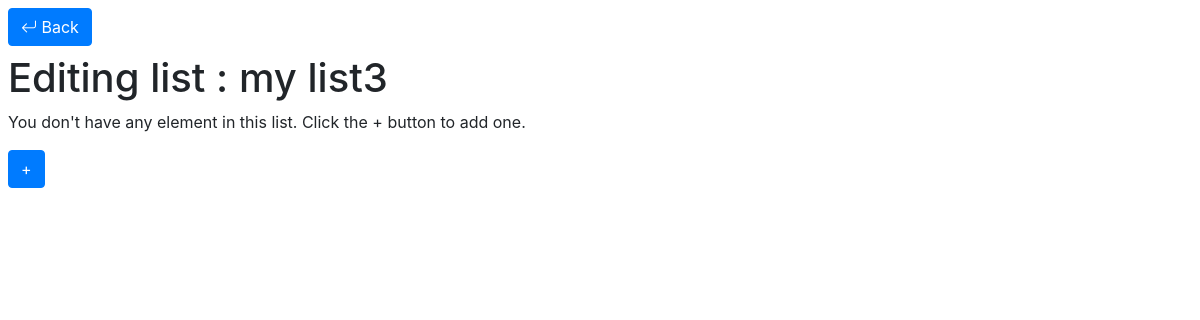
/lists/my-list3/, run on an earlier commit of the app's database.
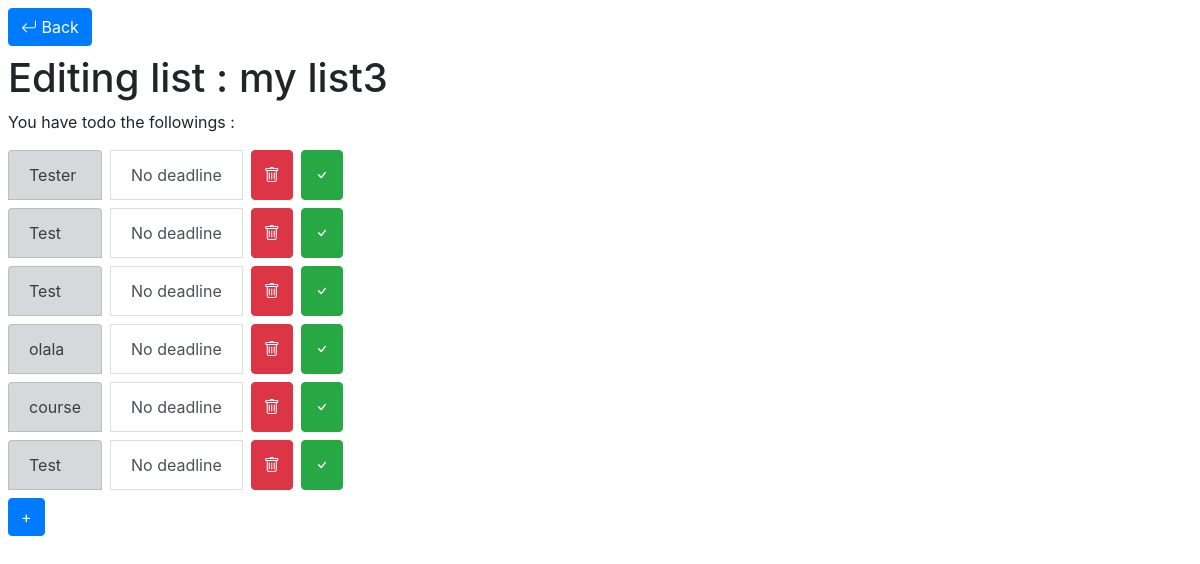
And on a later commit of the database.
### todolist/models.py (models this page shows, shortened)
class TodoList(models.Model):
    title = models.CharField(max_length=225, blank=False, unique=True)
    description = models.TextField(blank=True, null=True)
    author = models.EmailField(blank=True, null=True)
    slug = models.SlugField(blank=True, null=True)

class ListElements(models.Model):
    element = models.CharField(blank=False, max_length=500)
    deadLine = models.DateField(blank=True, null=True)
    reminder = models.BooleanField(default=False)
    mark_as_done = models.BooleanField(default=False)
    listId = models.ForeignKey('TodoList', on_delete=models.CASCADE)
    def __str__(self):
        return self.element

### todolist/views.py (the view)
# urls.py: path('lists/<str:slug>/', list_edit, name="todolist-list-edit")
def list_edit(request, slug):
    todolist = TodoList.objects.get(slug=slug)
    list_elements = ListElements.objects.filter(listId=todolist.pk)
    if request.method == "POST" and 'remove_item' in request.POST:
        item_id = request.POST.get('remove_item')
        my_item_to_remove = ListElements.objects.get(id=item_id)
        my_item_to_remove.delete()
        return HttpResponseRedirect(request.path)
    if request.method == "POST" and 'item_done' in request.POST:
        item_id = request.POST.get('item_done')
        my_item_to_mark_as_done = ListElements.objects.get(id=item_id)
        my_item_to_mark_as_done.mark_as_done = not my_item_to_mark_as_done.mark_as_done
        my_item_to_mark_as_done.save()
        return HttpResponseRedirect(request.path)
    if request.method == "POST" and 'add_element' in request.POST:
        form = AddElementToList(request.POST)
        print("request.POST:", request.POST)
        if form.is_valid():
            date = form.cleaned_data.get('deadLine')
            print(date)
            form.save()
        return HttpResponseRedirect(request.path)
    else:
        form = AddElementToList()
        form.fields['listId'].initial = todolist.pk
    return render(request, "todolist/list_edit.html", {"todolist": todolist, "list_elements": list_elements, "form": form})

### todolist/templates/todolist/list_edit.html (shortened to what this page needs)
{% extends 'todolist/base.html' %}
{% block body %}
{% load crispy_forms_tags %}
    <a class="bi bi-arrow-return-left btn btn-primary ml-2 mt-2 mb-2" href="{% url 'todolist-lists' %}">  Back</a>
    <h1 class="h1 ml-sm-2">Editing list : {{ todolist.title }}</h1>
    {% if list_elements %}
        <p class="ml-sm-2"> You have todo the followings :</p>
        <form method="post">
            <div class="d-inline-flex">
                <div class="row">
                    <div class="col">
                        <div class="list-group">
                            {% for element in list_elements %}
                            <div class="d-inline-flex mr-2 text-nowrap">
                                <a href="#" class="list-group-item list-group-item-action {% if element.mark_as_done %} list-group-item-danger {% else %} list-group-item-secondary {% endif %} mb-2 ml-sm-2">{{ element }}</a>
                                {% if element.deadLine %} <a href="#" class="list-group-item list-group-item-action ml-2 mb-2 font-weight-bold">{{ element.deadLine }}</a> {% else %} <a href="#" class="list-group-item list-group-item-action ml-2 mb-2"> No deadline </a> {% endif %}
                                <button type="submit" name="remove_item" value ="{{ element.id }}" class="btn btn-danger mb-2 ml-2 bi bi-trash element-{{ element.id }}"></button>
                                <button type="submit" name="item_done" value ="{{ element.id }}" class="btn {% if element.mark_as_done %} btn-danger bi-x-lg {% else %} btn-success bi-check {% endif %} mb-2 ml-2 bi element-{{ element.id }}"></button>
                            </div>
                            {% endfor %}
                        </div>
                    </div>
                </div>
            </div>
        </form>
    {% else %}
        <p class="ml-sm-2">You don't have any element in this list. Click the + button to add one.</p>
    {% endif %}
    <button type="button" class="btn btn-primary ml-sm-2" data-toggle="modal" data-target="#createListModal">+</button>
{% endblock %}

What changed in the data, as far as the page shows it:
added ListElements: element "Tester", shows "No deadline", {{ element.id }} 15 (drawn), mark_as_done False (drawn)
added ListElements: element "Test", shows "No deadline", {{ element.id }} 16 (drawn), mark_as_done False (drawn)
added ListElements: element "Test", shows "No deadline", {{ element.id }} 17 (drawn), mark_as_done False (drawn)
added ListElements: element "olala", shows "No deadline", {{ element.id }} 18 (drawn), mark_as_done False (drawn)
added ListElements: element "course", shows "No deadline", {{ element.id }} 19 (drawn), mark_as_done False (drawn)
added ListElements: element "Test", shows "No deadline", {{ element.id }} 20 (drawn), mark_as_done False (drawn)
Also different on the page:
text no longer shown: "You don't have any element in this list. Click the + button to add one."
text now shown: "You have todo the followings :"
